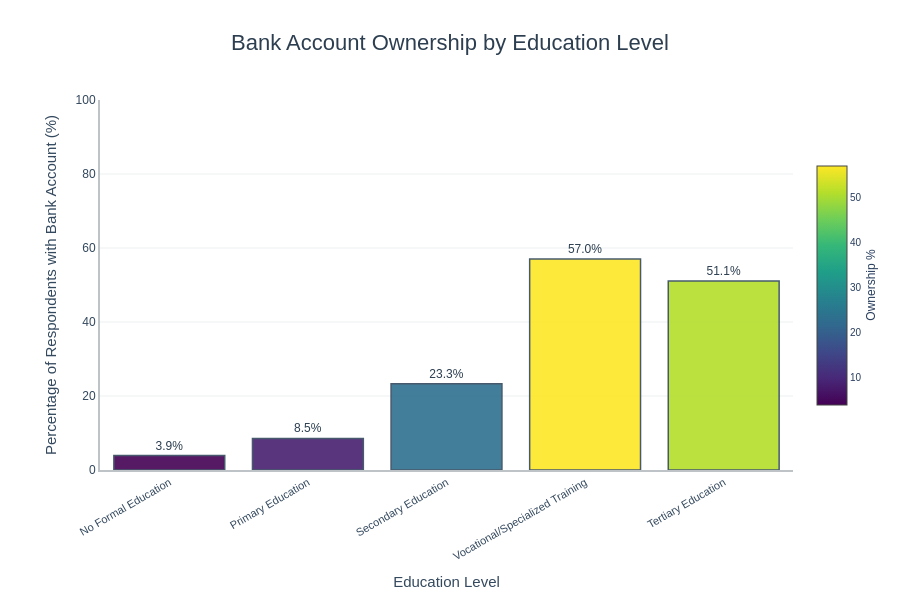

Source (notebook cell):
### Code cell
import plotly.graph_objects as go
import pandas as pd
import numpy as np

# Map education to numeric for ordering
edu_order = {
    "No formal education": 0,
    "Primary education": 1,
    "Secondary education": 2,
    "Vocational/Specialised training": 3,
    "Tertiary education": 4
}

# Create reverse mapping for labels
edu_labels = {
    0: "No Formal Education",
    1: "Primary Education",
    2: "Secondary Education",
    3: "Vocational/Specialized Training",
    4: "Tertiary Education"
}

# Map education levels and calculate statistics
df['education_level_num'] = df['education_level'].map(edu_order)

edu_stats = df.groupby('education_level_num')['bank_account'].agg(['mean', 'count']).reset_index()
edu_stats = edu_stats.dropna(subset=['education_level_num'])
edu_stats['percentage'] = edu_stats['mean'] * 100
edu_stats['education_label'] = edu_stats['education_level_num'].map(edu_labels)
edu_stats = edu_stats.sort_values('education_level_num')

# Create interactive bar chart
fig = go.Figure()

fig.add_trace(go.Bar(
    x=edu_stats['education_label'],
    y=edu_stats['percentage'],
    text=[f"{val:.1f}%" for val in edu_stats['percentage']],
    textposition='outside',
    textfont=dict(size=12, color='#2c3e50', family='Arial, sans-serif'),
    marker=dict(
        color=edu_stats['percentage'],
        colorscale='Viridis',
        showscale=True,
        colorbar=dict(
          title=dict(
            text='Ownership %',
            side='right', 
        ),
        tickfont=dict(size=10),
        len=0.7,
        ),
        
        line=dict(color='#34495e', width=1.5),
        opacity=0.9
    ),
    hovertemplate=(
        '<b>%{x}</b><br>' +
        'Bank Account Ownership: %{y:.1f}%<br>' +
        'Sample Size: %{customdata:,} respondents<br>' +
        '<extra></extra>'
    ),
    customdata=edu_stats['count']
))

# Update layout for professional dashboard appearance
fig.update_layout(
    title=dict(
        text='Bank Account Ownership by Education Level',
        font=dict(size=22, color='#2c3e50', family='Arial, sans-serif'),
        x=0.5,
        xanchor='center'
    ),

    xaxis=dict(
      title=dict(
        text="Education Level",
        font=dict(size=15, color='#34495e'),
      ),
        tickfont=dict(size=11, color='#34495e'),
        showgrid=False,
        showline=True,
        linewidth=2,
        linecolor='#bdc3c7',
        tickangle=-30
    ),
    yaxis=dict(
      title=dict(
        text='Percentage of Respondents with Bank Account (%)',
        font=dict(size=15, color='#34495e'),
      ),
        tickfont=dict(size=12, color='#34495e'),
        showgrid=True,
        gridcolor='#ecf0f1',
        gridwidth=1,
        range=[0, 100],
        showline=True,
        linewidth=2,
        linecolor='#bdc3c7'
    ),
    plot_bgcolor='white',
    paper_bgcolor='white',
    hovermode='x unified',
    margin=dict(l=100, r=40, t=100, b=120),
    font=dict(family='Arial, sans-serif'),
    height=600,
    width=900
)

# Save as standalone HTML file
fig.write_html('bank_account_ownership_by_education.html')

# Display the figure
fig.show()

### Figure 1 — Plotly figure (JSON) as saved in the notebook; plotly's stock layout.template omitted (floating-point values rounded to 4 significant figures)
{"data": [{"customdata": [4515, 12791, 4223, 803, 1157], "hovertemplate": "<b>%{x}</b><br>Bank Account Ownership: %{y:.1f}%<br>Sample Size: %{customdata:,} respondents<br><extra></extra>", "marker": {"color": [3.898, 8.545, 23.28, 57.04, 51.08], "colorbar": {"len": 0.7, "tickfont": {"size": 10}, "title": {"side": "right", "text": "Ownership %"}}, "colorscale": [[0, "#440154"], [0.1111, "#482878"], [0.2222, "#3e4989"], [0.3333, "#31688e"], [0.4444, "#26828e"], [0.5556, "#1f9e89"], [0.6667, "#35b779"], [0.7778, "#6ece58"], [0.8889, "#b5de2b"], [1, "#fde725"]], "line": {"color": "#34495e", "width": 1.5}, "opacity": 0.9, "showscale": true}, "text": ["3.9%", "8.5%", "23.3%", "57.0%", "51.1%"], "textfont": {"color": "#2c3e50", "family": "Arial, sans-serif", "size": 12}, "textposition": "outside", "type": "bar", "x": ["No Formal Education", "Primary Education", "Secondary Education", "Vocational/Specialized Training", "Tertiary Education"], "y": [3.898, 8.545, 23.28, 57.04, 51.08]}], "layout": {"font": {"family": "Arial, sans-serif"}, "height": 600, "hovermode": "x unified", "margin": {"b": 120, "l": 100, "r": 40, "t": 100}, "paper_bgcolor": "white", "plot_bgcolor": "white", "title": {"font": {"color": "#2c3e50", "family": "Arial, sans-serif", "size": 22}, "text": "Bank Account Ownership by Education Level", "x": 0.5, "xanchor": "center"}, "width": 900, "xaxis": {"linecolor": "#bdc3c7", "linewidth": 2, "showgrid": false, "showline": true, "tickangle": -30, "tickfont": {"color": "#34495e", "size": 11}, "title": {"font": {"color": "#34495e", "size": 15}, "text": "Education Level"}}, "yaxis": {"gridcolor": "#ecf0f1", "gridwidth": 1, "linecolor": "#bdc3c7", "linewidth": 2, "range": [0, 100], "showgrid": true, "showline": true, "tickfont": {"color": "#34495e", "size": 12}, "title": {"font": {"color": "#34495e", "size": 15}, "text": "Percentage of Respondents with Bank Account (%)"}}}}
